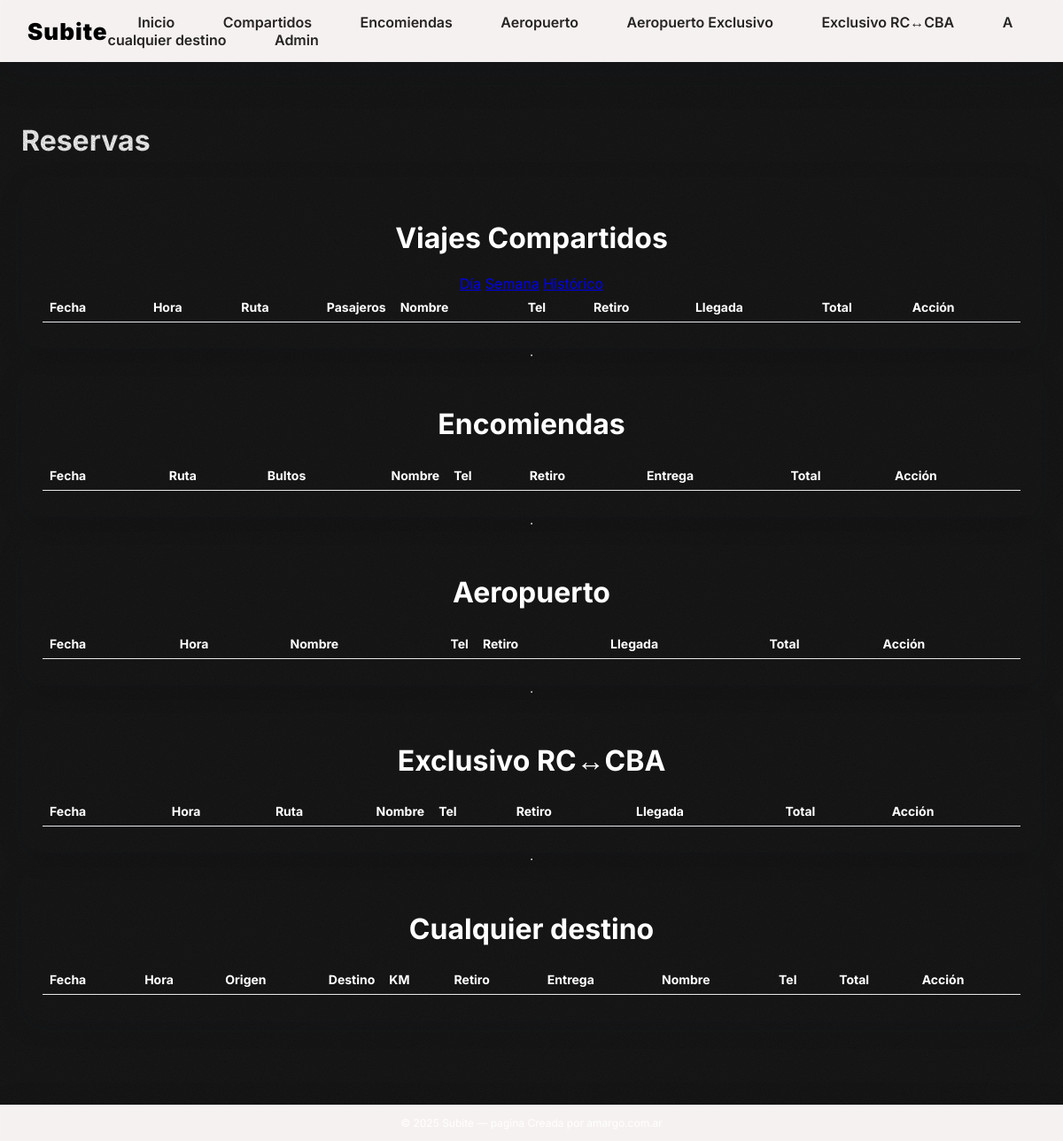
The app's page /admin/bookings?filter=day (signed in), older data.
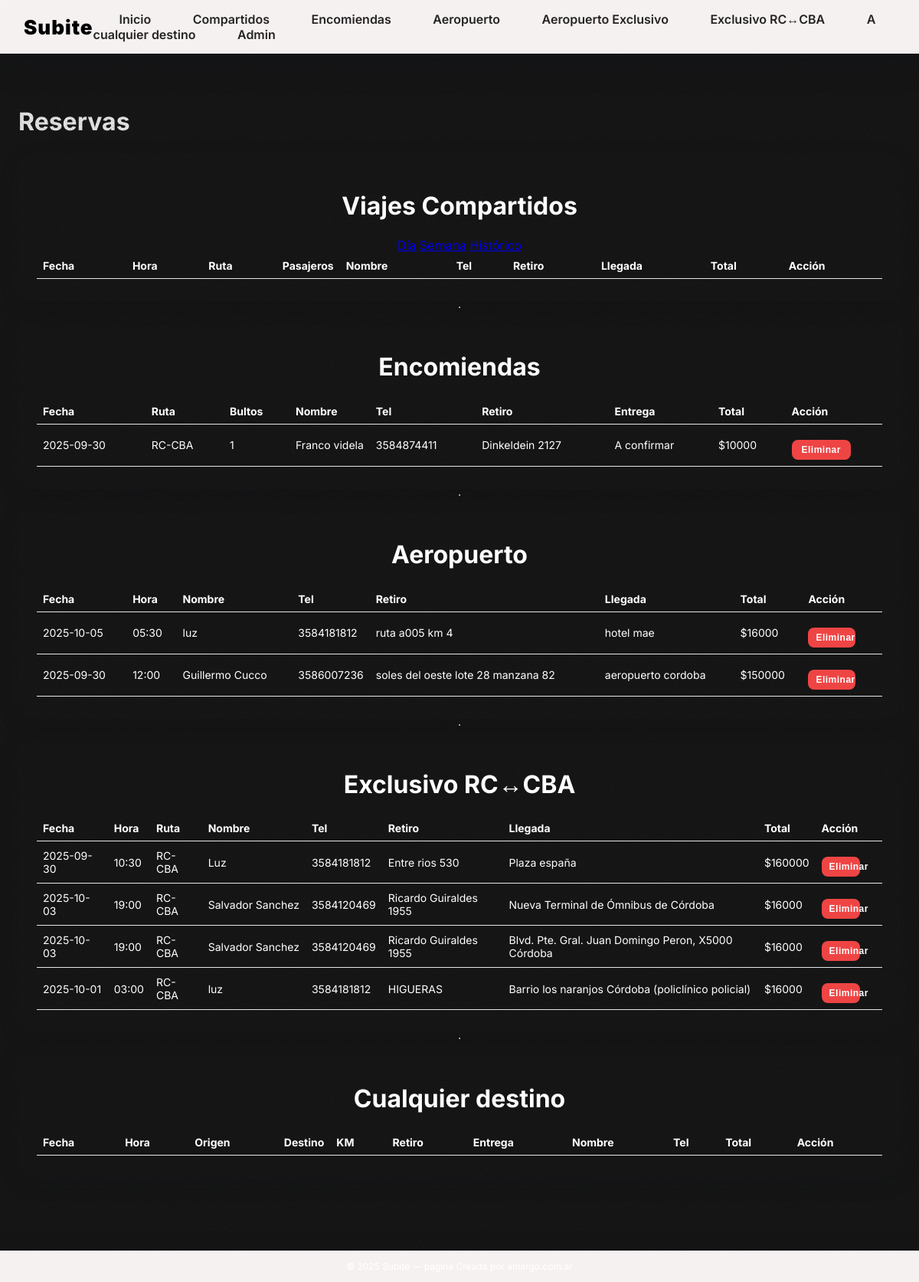
The same page, newer data.
### app.py (models this page shows)
class ParcelBooking(db.Model):
    id = db.Column(db.Integer, primary_key=True)
    route = db.Column(db.String(32), nullable=False)  # 'RC-CBA' or 'CBA-RC'
    date = db.Column(db.Date, nullable=False)
    parcels = db.Column(db.Integer, nullable=False)  # 1 or 2 per booking
    name = db.Column(db.String(80), nullable=False)
    phone = db.Column(db.String(40), nullable=False)
    email = db.Column(db.String(120), nullable=True)
    total_price = db.Column(db.Float, nullable=False)
    created_at = db.Column(db.DateTime, default=datetime.utcnow)
    pickup_address = db.Column(db.String(200), nullable=True)
    final_address = db.Column(db.String(200), nullable=True)

class AirportExclusive(db.Model):
    id = db.Column(db.Integer, primary_key=True)
    date = db.Column(db.Date, nullable=False)
    time = db.Column(db.String(5), nullable=False)
    name = db.Column(db.String(80), nullable=False)
    phone = db.Column(db.String(40), nullable=False)
    email = db.Column(db.String(120), nullable=True)
    pickup_address = db.Column(db.String(200), nullable=False)
    final_address = db.Column(db.String(200), nullable=False)
    total_price = db.Column(db.Float, nullable=False)
    created_at = db.Column(db.DateTime, default=datetime.utcnow)

class CityExclusive(db.Model):
    id = db.Column(db.Integer, primary_key=True)
    route = db.Column(db.String(32), nullable=False)  # 'RC-CBA' or 'CBA-RC'
    date = db.Column(db.Date, nullable=False)
    time = db.Column(db.String(5), nullable=False)
    name = db.Column(db.String(80), nullable=False)
    phone = db.Column(db.String(40), nullable=False)
    email = db.Column(db.String(120), nullable=True)
    pickup_address = db.Column(db.String(200), nullable=False)
    final_address = db.Column(db.String(200), nullable=False)
    total_price = db.Column(db.Float, nullable=False)
    created_at = db.Column(db.DateTime, default=datetime.utcnow)

### app.py (the view)
@app.route('/admin/bookings')
@login_required
def admin_bookings():
    filter_by = request.args.get('filter', 'all')
    query = SharedBooking.query
    today = date.today()
    if filter_by == 'day':
        query = query.join(TripSchedule, SharedBooking.schedule).filter(TripSchedule.date == today)
    elif filter_by == 'week':
        start_of_week = today - dtime(days=today.weekday())
        end_of_week = start_of_week + dtime(days=6)
        query = query.join(TripSchedule, SharedBooking.schedule).filter(TripSchedule.date.between(start_of_week, end_of_week))
    shared = query.order_by(SharedBooking.created_at.desc()).all()
    parcels = ParcelBooking.query.order_by(ParcelBooking.created_at.desc()).all()
    airport = AirportExclusive.query.order_by(AirportExclusive.created_at.desc()).all()
    exclusive = CityExclusive.query.order_by(CityExclusive.created_at.desc()).all()
    anywhere = AnywhereBooking.query.order_by(AnywhereBooking.created_at.desc()).all()
    return render_template(
        'admin_bookings.html',
        shared=shared,
        parcels=parcels,
        airport=airport,
        exclusive=exclusive,
        anywhere=anywhere,
        current_filter=filter_by
    )

### app.py (called while the page is built)
def login_required(f):
    @wraps(f)
    def wrapper(*args, **kwargs):
        if not session.get('admin'):
            return redirect(url_for('admin_login'))
        return f(*args, **kwargs)
    return wrapper

### templates/admin_bookings.html (shortened to what this page needs)
{% extends "base.html" %}
{% block content %}
<h1>Reservas</h1>
<div class="card">
  <h1>Viajes Compartidos</h1>
  <div class="filters">
    <a href="{{ url_for('admin_bookings', filter='day') }}" class="btn {{ 'active' if current_filter == 'day' }}">Día</a>
    <a href="{{ url_for('admin_bookings', filter='week') }}" class="btn {{ 'active' if current_filter == 'week' }}">Semana</a>
    <a href="{{ url_for('admin_bookings', filter='all') }}" class="btn {{ 'active' if current_filter == 'all' }}">Histórico</a>
  </div>
  <table class="table">
    <thead><tr><th>Fecha</th><th>Hora</th><th>Ruta</th><th>Pasajeros</th><th>Nombre</th><th>Tel</th><th>Retiro</th><th>Llegada</th><th>Total</th><th>Acción</th></tr></thead>
  </table>
</div>
<hr>
<div class="card">
  <h1>Encomiendas</h1>
  <table class="table">
    <thead><tr><th>Fecha</th><th>Ruta</th><th>Bultos</th><th>Nombre</th><th>Tel</th><th>Retiro</th><th>Entrega</th><th>Total</th><th>Acción</th></tr></thead>
    <tbody>
      {% for b in parcels %}
      <tr>
        <td>{{ b.date }}</td><td>{{ b.route }}</td><td>{{ b.parcels }}</td><td>{{ b.name }}</td><td>{{ b.phone }}</td><td>{{ b.pickup_address if b.pickup_address else '—' }}</td><td>{{ b.final_address if b.final_address else '—' }}</td><td>${{ '%.0f'|format(b.total_price) }}</td>
        <td>
          <form method="post" action="{{ url_for('admin_delete_booking') }}" onsubmit="return confirm('Eliminar reserva?');" style="display:inline;">
            <button type="submit" class="btn delete">Eliminar</button>
          </form>
        </td>
      </tr>
      {% endfor %}
    </tbody>
  </table>
</div>
<hr>
<div class="card">
  <h1>Aeropuerto</h1>
  <table class="table">
    <thead><tr><th>Fecha</th><th>Hora</th><th>Nombre</th><th>Tel</th><th>Retiro</th><th>Llegada</th><th>Total</th><th>Acción</th></tr></thead>
    <tbody>
      {% for b in airport %}
      <tr>
        <td>{{ b.date }}</td><td>{{ b.time }}</td><td>{{ b.name }}</td><td>{{ b.phone }}</td><td>{{ b.pickup_address if b.pickup_address else '—' }}</td><td>{{ b.final_address if b.final_address else '—' }}</td><td>${{ '%.0f'|format(b.total_price) }}</td>
        <td>
          <form method="post" action="{{ url_for('admin_delete_booking') }}" onsubmit="return confirm('Eliminar reserva?');" style="display:inline;">
            <button type="submit" class="btn delete">Eliminar</button>
          </form>
        </td>
      </tr>
      {% endfor %}
    </tbody>
  </table>
</div>
<hr>
<div class="card">
  <h1>Exclusivo RC↔CBA</h1>
  <table class="table">
    <thead><tr><th>Fecha</th><th>Hora</th><th>Ruta</th><th>Nombre</th><th>Tel</th><th>Retiro</th><th>Llegada</th><th>Total</th><th>Acción</th></tr></thead>
    <tbody>
      {% for b in exclusive %}
      <tr>
        <td>{{ b.date }}</td><td>{{ b.time }}</td><td>{{ b.route }}</td><td>{{ b.name }}</td><td>{{ b.phone }}</td><td>{{ b.pickup_address if b.pickup_address else '—' }}</td><td>{{ b.final_address if b.final_address else '—' }}</td><td>${{ '%.0f'|format(b.total_price) }}</td>
        <td>
          <form method="post" action="{{ url_for('admin_delete_booking') }}" onsubmit="return confirm('Eliminar reserva?');" style="display:inline;">
            <button type="submit" class="btn delete">Eliminar</button>
          </form>
        </td>
      </tr>
      {% endfor %}
    </tbody>
  </table>
</div>
<hr>
<div class="card">
  <h1>Cualquier destino</h1>
  <table class="table">
    <thead><tr><th>Fecha</th><th>Hora</th><th>Origen</th><th>Destino</th><th>KM</th><th>Retiro</th><th>Entrega</th><th>Nombre</th><th>Tel</th><th>Total</th><th>Acción</th></tr></thead>
  </table>
</div>
{% endblock %}

### templates/base.html (shortened to what this page needs)
<!doctype html>
<html lang="es">
<head>
  <link rel="stylesheet" href="{{ url_for('static', filename='style.css') }}">
</head>
<body class="bg-grain">
    <div class="nav">
      <div class="brand">Subite</div>
      <div class="nav-links">
        <a href="{{ url_for('index') }}">Inicio</a>
        <a href="{{ url_for('shared') }}">Compartidos</a>
        <a href="{{ url_for('parcels') }}">Encomiendas</a>
        <a href="{{ url_for('airport_shared') }}">Aeropuerto</a>
        <a href="{{ url_for('airport') }}">Aeropuerto Exclusivo</a>
        <a href="{{ url_for('exclusive') }}">Exclusivo RC↔CBA</a>
        <a href="{{ url_for('anywhere') }}">A cualquier destino</a>
        <a href="{{ url_for('admin_dashboard') }}">Admin</a>
      </div>
    </div>
    <div class="container">
    {% block content %}{% endblock %}
   </div>
  <div class="footer-container">
      <footer>© {{ 2025 }} Subite — pagina Creada por amargo.com.ar</footer>
    </div>
</body>
</html>

### static/style.css (style rules this page uses)
:root { --bg:#181818; --fg:#ffffff; --muted:#000000; --brand:#ffffff; --accent:#F5EBDD; --card:#181818; --ok:#16a34a; --warn:#f59e0b; --err:#ef4444; --shadow:0 8px 28px rgba(17,24,39,0.12); --shadow-strong:0 14px 40px rgba(17,24,39,0.18); --border:1px solid rgba(17,24,39,0.08); --nav-bg: #F6F1F1; --nav-border: 1px solid rgba(255,255,255,0.08); --footer-height: 72px; }
* { box-sizing:border-box }
html,body { margin:0;padding:0;background:var(--bg);color:var(--fg);font-family:'Inter';font-weight:400;height:100%; }
body { display:flex;flex-direction:column;min-height:100vh; }
body.bg-grain { background:var(--bg);position:relative }
body.bg-grain::before { content:"";position:fixed;inset:0;pointer-events:none; opacity:1.045;mix-blend-mode:multiply; }
.container { padding:24px;flex:1 0 auto;display:flex;flex-direction:column;padding-bottom:calc(var(--footer-height) + 24px); }
.nav { display:flex;justify-content:space-evenly;align-items:center;padding:14px 18px;background:var(--nav-bg);color:#fff;box-shadow:var(--shadow-strong);border:var(--nav-border);backdrop-filter:saturate(140%) blur(6px);-webkit-backdrop-filter:saturate(140%) blur(6px);margin-bottom:24px;position:sticky;top:0;min-width:80vw;z-index:10; }
.brand { font-size:26px;font-weight:900;letter-spacing:1px;color:#000000;padding-left:12px; }
.nav a { margin-left:18px;font-size:16px;font-weight:600;color:#252323;padding:8px 16px;border-radius:12px;transition:background .25s,color .25s,box-shadow .25s,transform .18s;text-decoration:none;position:relative;z-index:1 }
.nav a::after { content:'';position:absolute;bottom:0;left:0;width:100%;height:2px;background:linear-gradient(90deg,var(--brand),#6d6d6d,transparent);background-size:300% 100%;opacity:0;transition:opacity .5s }
footer { position:static;margin:0;width:100%;color:var(--muted);font-size:12px;text-align:center;padding:12px 0;background:transparent }
.footer-container { position:static;bottom:0;display:flex;justify-content:center;align-items:center;height:var(--footer-height);padding:0 18px;background:var(--nav-bg);color:#fff;box-shadow:var(--shadow-strong);border:var(--nav-border);width:100vw;z-index:10;pointer-events:auto }
.footer-container footer { color:#fff;font-size:12px;text-align:center; }
.card { width:100%;background:transparent; border-radius:20px;padding:28px 24px;box-shadow:var(--shadow);margin:0;transition:box-shadow .2s ease,transform .22s ease,border-color .22s ease;position:relative;overflow:hidden;text-align:center }
.card button { width: 70%; margin-top:1em;font-size:25px;font-weight:600;letter-spacing:.5px;padding:12px 18px;border-radius:4px;border:none;background:var(--brand);color:#0C0C0C;transition:background .2s,box-shadow .2s,transform .15s }
button { padding:10px 14px;border-radius:12px;border:1px solid var(--accent);background:var(--accent);color:#fff;cursor:pointer }
.btn.delete { background:#ef4444;color:#fff;border:none;padding:6px 10px;border-radius:8px;font-size:12px;cursor:pointer;transition:transform .12s ease,box-shadow .12s ease,opacity .12s ease }
.table { width:100%;border-collapse:collapse }
.table th,.table td { padding:8px;border-bottom:1px solid #e5e7eb;text-align:left;font-size:14px }
.table th:nth-child(4), .table td:nth-child(4) { width:1%;white-space:nowrap }

Row changes from the older to the newer data that the page shows:
added ParcelBooking: date "2025-09-30", route "RC-CBA", parcels "1", name "Franco videla", phone "3584874411", pickup_address "Dinkeldein 2127", final_address "A confirmar", total_price "10000"
added AirportExclusive: date "2025-10-05", time "05:30", name "luz", phone "3584181812", pickup_address "ruta a005 km 4", final_address "hotel mae", total_price "16000"
added AirportExclusive: date "2025-09-30", time "12:00", name "Guillermo Cucco", phone "3586007236", pickup_address "soles del oeste lote 28 manzana 82", final_address "aeropuerto cordoba", total_price "150000"
added CityExclusive: date "2025-09-30", time "10:30", route "RC-CBA", name "Luz", phone "3584181812", pickup_address "Entre rios 530", final_address "Plaza españa", total_price "160000"
added CityExclusive: date "2025-10-03", time "19:00", route "RC-CBA", name "Salvador Sanchez", phone "3584120469", pickup_address "Ricardo Guiraldes 1955", final_address "Nueva Terminal de Ómnibus de Córdoba", total_price "16000"
added CityExclusive: date "2025-10-03", time "19:00", route "RC-CBA", name "Salvador Sanchez", phone "3584120469", pickup_address "Ricardo Guiraldes 1955", final_address "Blvd. Pte. Gral. Juan Domingo Peron, X5000 Córdoba", total_price "16000"
added CityExclusive: date "2025-10-01", time "03:00", route "RC-CBA", name "luz", phone "3584181812", pickup_address "HIGUERAS", final_address "Barrio los naranjos Córdoba (policlínico policial)", total_price "16000"
